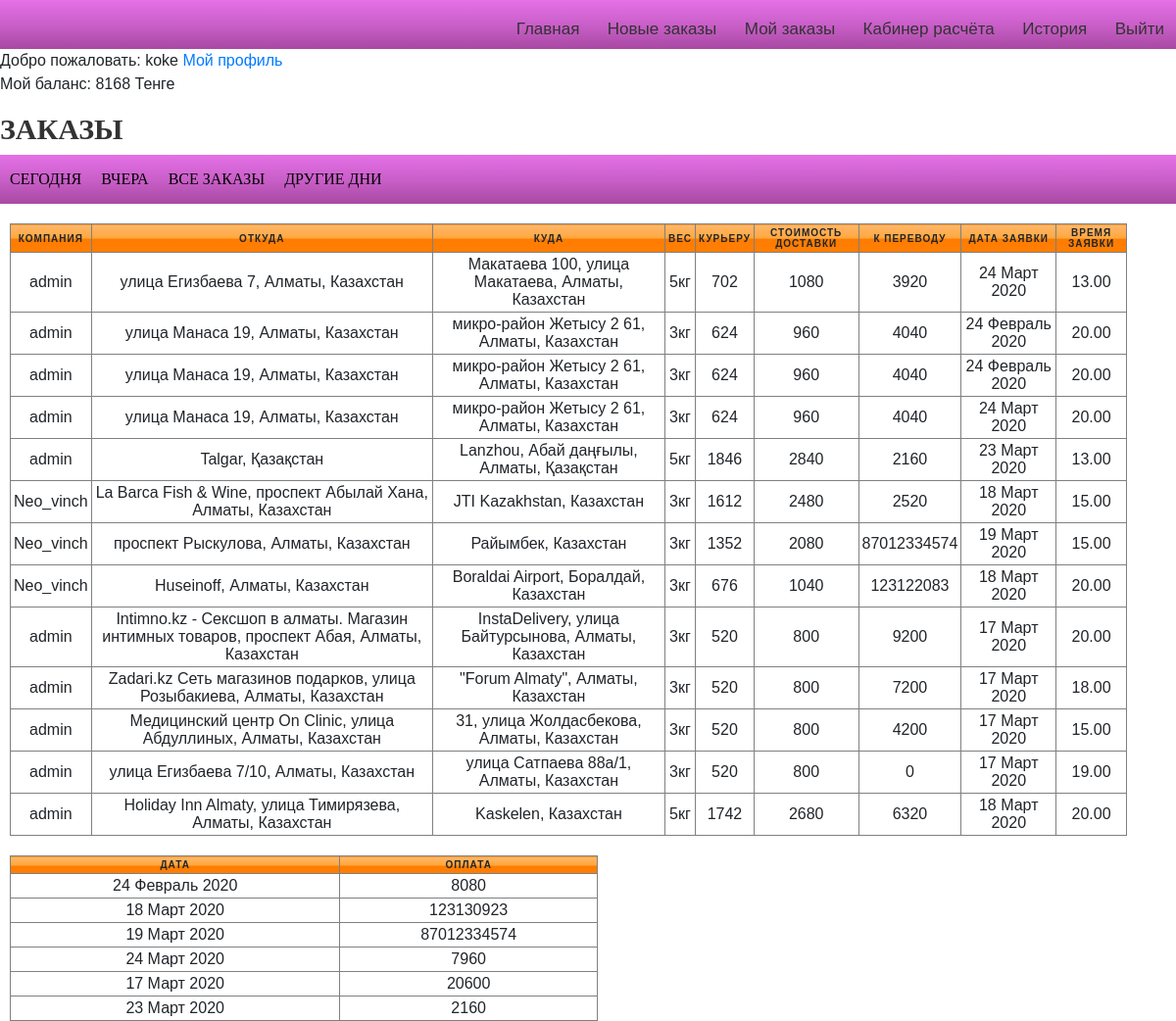
The page /curiers/private_curier_raschet/all (signed in) on the database its author committed.
### curier/models.py (models this page shows)
class Curier(models.Model):
	user = models.OneToOneField(settings.AUTH_USER_MODEL, on_delete=models.CASCADE,related_name="mycurier")
	first_name = models.CharField(max_length=255,default="")
	last_name = models.CharField(max_length=255, default="")
	photo =models.ImageField(upload_to='curiers/%y/%m/%d', blank=True)
	experience=models.IntegerField(blank=True, null=True)
	phone = models.IntegerField(null=False, blank=False)
	is_available=models.BooleanField(default=False)
	balance = models.DecimalField(decimal_places=0,max_digits=1000,default=0)

### Lallog/models.py (models this page shows)
class TestOrder(models.Model):
	client=models.ForeignKey(settings.AUTH_USER_MODEL,on_delete=models.CASCADE)
	marshrut=models.CharField(max_length=200)
	ves=models.DecimalField(decimal_places=0,max_digits=1000,default=10)
	from_address=models.CharField(max_length=200)
	from_phone=models.CharField(max_length=200)
	from_comment=models.CharField(max_length=200)
	to=models.CharField(max_length=200)
	to_phone=models.CharField(max_length=200)
	to_date=models.CharField(max_length=200,default="")
	to_date_until=models.CharField(max_length=200)
	to_comment=models.CharField(max_length=200)
	distance=models.DecimalField(decimal_places=0,max_digits=1000,default=10)
	itog=models.DecimalField(decimal_places=0,max_digits=1000,default=10)
	curier = models.ForeignKey(Curier,on_delete=models.CASCADE,default=None,related_name="choiced_curier",blank=True,null=True)
	nal=models.DecimalField(decimal_places=0,max_digits=1000,default=0)
	raschet=models.DecimalField(decimal_places=0,max_digits=1000,default=0)
	status = models.CharField(max_length=200,default="Ожидание")
	curier_money = models.DecimalField(decimal_places=0,max_digits=1000,default=0)
	success = models.BooleanField(default=True)
	created_date = models.DateTimeField(default=timezone.now)
	__original_curier = None
	def __init__(self,*args,**kwargs):
		print("Object was created")
		super(TestOrder,self).__init__(*args,**kwargs)
		self.__origin_curier = self.curier

### curier/views.py (the view)
# urls.py: path("private_curier_raschet/<str:day>",views.rashet_view,name="curier_rashet"),
def rashet_view(request,day):
	curier = request.user.mycurier
	orders_completed=None
	alldaysorders=curier.choiced_curier.all().filter(status="Доставлен").order_by("-created_date")
	if day=="all":
	    orders_completed = curier.choiced_curier.all().filter(status="Доставлен").order_by("-created_date")
	elif day=="today":
		locale.setlocale(locale.LC_ALL, "ru")
		mydate= datetime.date.today().strftime("%d %B")
		orders_completed = curier.choiced_curier.all().filter(status="Доставлен",to_date=mydate).order_by("-created_date")
	elif day=="yesterday":
		locale.setlocale(locale.LC_ALL, "ru")
		mydate1=datetime.date.today() - datetime.timedelta(days=1)
		mydate1=mydate1.strftime("%d %B")
		print(mydate1)
		orders_completed = curier.choiced_curier.all().filter(status="Доставлен",to_date=mydate1).order_by("-created_date")
	else:
	    orders_completed = curier.choiced_curier.all().filter(status="Доставлен",to_date=day).order_by("-created_date")
	mydata = list(orders_completed.values_list("to_date"))
	mydata1 = list(alldaysorders.values_list("to_date"))
	alldays=[]
	for i in mydata1:
	    alldays.append(i[0])
	alldays = set(alldays)
	days=[]
	for i in mydata:
	    days.append(i[0])
	days=set(days)
	analyze=[]
	for i in days:
	    order = orders_completed.filter(to_date=i)
	    sumi=0
	    for j in order:
	        sumi+=j.raschet
	    temp={
	    "day":i,
	    "sum":int(sumi)
	    }
	    analyze.append(temp)
	print(analyze)
	mydate= datetime.datetime.now()
	mydate1=datetime.date.today() + datetime.timedelta(days=1)
	ctx={
		"orders_completed":orders_completed,
		"analyze":analyze,
		"alldays":alldays,
		"today":mydate,
		"tomorrow":mydate1,
	}
	return render(request,"curiers/raschet.html",context=ctx)

### curier/templates/curiers/raschet.html (shortened to what this page needs)
{%extends 'curiers/base_curier.html' %} {%load static%} {%block title%} Личный кабиент Курьера 2{%endblock%} {%block content%}
<a href="{% url 'edit'%}">Мой профиль</a>
<p>Мой баланс: {{request.user.mycurier.balance}} Тенге</p>
<h2>Заказы</h2>
<nav class="raschet_kur" >
<ul >
    <li><a href="{% url 'curier_rashet' day='today'%}">Сегодня</a></li>
    <li><a href="{% url 'curier_rashet' day='yesterday'%}">Вчера</a></li>
    <li ><a href="{% url 'curier_rashet' day='all'%}">Все заказы</a></li>
    <li><a href="#">Другие дни</a>
    </li>
</ul>
</nav>
<div class="spisok">
<table  border="1" id="table_empty">
    <thead >
        <tr style="background-color: #BA55D3">
            <th>Компания</th>
            <th>Откуда</th>
            <th>Куда</th>
            <th>Вес</th>
            <th>Курьеру</th>
            <th>Стоимость доставки</th>
            <th>К переводу</th>
            <th>Дата заявки</th>
            <th>Время заявки</th>
        </tr>
    </thead>
    {%for i in orders_completed%}
    <tr >
        <td data-label="Компания">{{i.client}}</td>
        <td data-label="Откуда">{{i.from_address}}</td>
        <td data-label="Куда">{{i.to}}</td>
        <td data-label="Вес">{{i.ves}}кг</td>
        <td data-label="Курьеру">{{i.curier_money}}</td>
        <td data-label="Доставка">{{i.itog}}</td>
        <td data-label="К переводу">{{i.raschet}}</td>
        <td data-label="Дата">{{i.to_date}}</td>
        <td data-label="Ограничения">{{i.to_date_until}}</td>
    </tr>
    {%endfor%}
</table>
</div>
<div class="go_go_raschet">
<table  class="go_go" style="max-width: 600px; "  border="1" id="table_empty">
    <thead>
    <tr style="background-color: #BA55D3">
        <th>Дата</th>
        <th>Оплата</th>
    </tr>
    </thead>
    {%for i in analyze%}
    <tr style="">
        <td data-label="Дата">{{i.day}}</td>
        <td data-label="Оплата">{{i.sum}}</td>
    </tr>
    {%endfor%}
</table>
</div>
{%endblock content%}

### curier/templates/curiers/base_curier.html (shortened to what this page needs)
{% load static %}
<html lang="en">
<head>
    <link rel="stylesheet" href="https://use.fontawesome.com/releases/v5.8.2/css/all.css">
    <link rel="stylesheet" href="https://stackpath.bootstrapcdn.com/bootstrap/4.3.1/css/bootstrap.min.css">
    <link href="{% static 'css/style.css' %}" rel="stylesheet" />
</head>
<body>
    <div class="menu">
        <div class="links">
            {%if user.is_authenticated%}
            <a class="menu-item" href="{% url 'Home' %}">Главная</a>
            <a class="menu-item" href="{% url 'private_сurier2' %}">Новые заказы</a>
            <a class="menu-item" href="{% url 'private_сurier' %}">Мой заказы</a>
            <a class="menu-item" href="{% url 'curier_rashet' day='all'%}">Кабинер расчёта</a>
            <a class="menu-item" href="{% url 'curier_history' %}">История</a>
            <a class="menu-item" href="{% url 'user_logout' %}">Выйти</a> {%else%}
            <a class="menu-item" href="{% url 'user_login' %}">Авторизация</a> {%endif%}
        </div>
    </div>
    {%if user.is_authenticated%} Добро пожаловать: {{ user.username}} {%endif%} {%block content%} {%endblock content%}
</body>
</html>

### Lallog/static/css/style.css (style rules this page uses)
* { padding: 0; margin: 0; }
div { box-sizing: border-box; }
.raschet_kur { width: 100%; margin: 0 auto; }
.raschet_kur:before { content: ''; display: block; height: 50px; width: 100%; background: #e570e7; background: -moz-linear-gradient(top, #e570e7 0%, #c85ec7 53%, #a849a3 100%); background: -webkit-linear-gradient(top, #e570e7 0%,#c85ec7 53%,#a849a3 100%); background: linear-gradient(to bottom, #e570e7 0%,#c85ec7 53%,#a849a3 100%); filter: progid:DXImageTransform.Microsoft.gradient( startColorstr='#e570e7', endColorstr='#a849a3',GradientType=0 ); position: absolute; left:0; z-index: -1; }
.raschet_kur ul { margin: 0; padding: 0; list-style: none; height: 50px; }
.raschet_kur > ul { display: flex; justify-content: left; }
.raschet_kur ul li a { font-family: "Open+Sans"; color: black; display: block; height: 50px; padding: 0 10px; text-transform: uppercase; text-decoration: none; line-height: 50px; }
.spisok { margin-top: 20px; }
.go_go_raschet { margin-top: 20px; }
#table_empty { width: 95%; margin-left: 10px; }
#table_empty th { background: #ffb76b; background: -moz-linear-gradient(top, #ffb76b 0%, #ffa73d 50%, #ff7c00 51%, #ff7f04 100%); background: -webkit-linear-gradient(top, #ffb76b 0%,#ffa73d 50%,#ff7c00 51%,#ff7f04 100%); background: linear-gradient(to bottom, #ffb76b 0%,#ffa73d 50%,#ff7c00 51%,#ff7f04 100%); filter: progid:DXImageTransform.Microsoft.gradient( startColorstr='#ffb76b', endColorstr='#ff7f04',GradientType=0 ); }
table { width: 100%; margin:0; padding:0; border-collapse: collapse; border-spacing: 0; }
table tr { padding: 3px; }
table th, table td { padding: 3px; text-align: center; }
table th { text-transform: uppercase; font-size: 10px; letter-spacing: 1px; }
body { font-family: sans-serif; }
.menu { text-align: right; background: #e570e7; background: -moz-linear-gradient(top, #e570e7 0%, #c85ec7 53%, #a849a3 100%); background: -webkit-linear-gradient(top, #e570e7 0%,#c85ec7 53%,#a849a3 100%); background: linear-gradient(to bottom, #e570e7 0%,#c85ec7 53%,#a849a3 100%); filter: progid:DXImageTransform.Microsoft.gradient( startColorstr='#e570e7', endColorstr='#a849a3',GradientType=0 ); height: 50px; }
.menu-item { display: inline-block; color:#333; font-size: 17px; line-height: 30px; padding: 15px 12px; text-decoration: none; }
h2 { color: #333333; font-family: "Open+Sans"; font-size: 30px; font-weight: 700; text-transform: uppercase; margin-top: 10px; }

### rows shown on the page
TestOrder: client "admin", from_address "улица Егизбаева 7, Алматы, Казахстан", to "Макатаева 100, улица Макатаева, Алматы, Казахстан", ves "5", curier_money "702", itog "1080", raschet "3920", to_date "24 Март 2020", to_date_until "13.00"
TestOrder: client "admin", from_address "улица Манаса 19, Алматы, Казахстан", to "микро-район Жетысу 2 61, Алматы, Казахстан", ves "3", curier_money "624", itog "960", raschet "4040", to_date "24 Февраль 2020", to_date_until "20.00"
TestOrder: client "admin", from_address "улица Манаса 19, Алматы, Казахстан", to "микро-район Жетысу 2 61, Алматы, Казахстан", ves "3", curier_money "624", itog "960", raschet "4040", to_date "24 Февраль 2020", to_date_until "20.00"
TestOrder: client "admin", from_address "улица Манаса 19, Алматы, Казахстан", to "микро-район Жетысу 2 61, Алматы, Казахстан", ves "3", curier_money "624", itog "960", raschet "4040", to_date "24 Март 2020", to_date_until "20.00"
TestOrder: client "admin", from_address "Talgar, Қазақстан", to "Lanzhou, Абай даңғылы, Алматы, Қазақстан", ves "5", curier_money "1846", itog "2840", raschet "2160", to_date "23 Март 2020", to_date_until "13.00", day "23 Март 2020", sum "2160"
TestOrder: client "Neo_vinch", from_address "La Barca Fish & Wine, проспект Абылай Хана, Алматы, Казахстан", to "JTI Kazakhstan, Казахстан", ves "3", curier_money "1612", itog "2480", raschet "2520", to_date "18 Март 2020", to_date_until "15.00"
TestOrder: client "Neo_vinch", from_address "проспект Рыскулова, Алматы, Казахстан", to "Райымбек, Казахстан", ves "3", curier_money "1352", itog "2080", raschet "87012334574", to_date "19 Март 2020", to_date_until "15.00", day "19 Март 2020", sum "87012334574"
TestOrder: client "Neo_vinch", from_address "Huseinoff, Алматы, Казахстан", to "Boraldai Airport, Боралдай, Казахстан", ves "3", curier_money "676", itog "1040", raschet "123122083", to_date "18 Март 2020", to_date_until "20.00"
TestOrder: client "admin", from_address "Intimno.kz - Cексшоп в алматы. Магазин интимных товаров, проспект Абая, Алматы, Казахстан", to "InstaDelivery, улица Байтурсынова, Алматы, Казахстан", ves "3", curier_money "520", itog "800", raschet "9200", to_date "17 Март 2020", to_date_until "20.00"
TestOrder: client "admin", from_address "Zadari.kz Сеть магазинов подарков, улица Розыбакиева, Алматы, Казахстан", to "\"Forum Almaty\", Алматы, Казахстан", ves "3", curier_money "520", itog "800", raschet "7200", to_date "17 Март 2020", to_date_until "18.00"
TestOrder: client "admin", from_address "Медицинский центр On Clinic, улица Абдуллиных, Алматы, Казахстан", to "31, улица Жолдасбекова, Алматы, Казахстан", ves "3", curier_money "520", itog "800", raschet "4200", to_date "17 Март 2020", to_date_until "15.00"
TestOrder: client "admin", from_address "улица Егизбаева 7/10, Алматы, Казахстан", to "улица Сатпаева 88а/1, Алматы, Казахстан", ves "3", curier_money "520", itog "800", raschet "0", to_date "17 Март 2020", to_date_until "19.00"
TestOrder: client "admin", from_address "Holiday Inn Almaty, улица Тимирязева, Алматы, Казахстан", to "Kaskelen, Казахстан", ves "5", curier_money "1742", itog "2680", raschet "6320", to_date "18 Март 2020", to_date_until "20.00"

### other values the page prints
{{ user.username }} "koke"
{{ request.user.mycurier.balance }} "8168"
{{ i.day }} "24 Февраль 2020" "18 Март 2020" "24 Март 2020" "17 Март 2020"
{{ i.sum }} "8080" "123130923" "7960" "20600"
